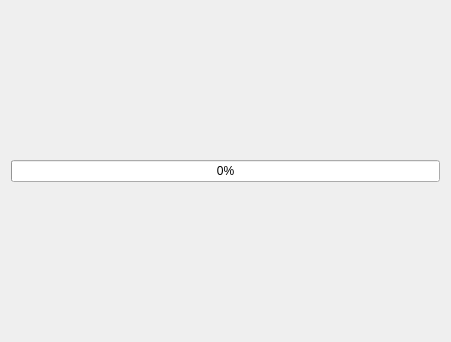
<?xml version="1.0" encoding="UTF-8"?>
<ui version="4.0">
 <class>MassDestribProgress</class>
 <widget class="QWizardPage" name="MassDestribProgress">
  <property name="geometry">
   <rect>
    <x>0</x>
    <y>0</y>
    <width>451</width>
    <height>342</height>
   </rect>
  </property>
  <property name="windowTitle">
   <string>WizardPage</string>
  </property>
  <layout class="QVBoxLayout" name="verticalLayout">
   <item>
    <widget class="QProgressBar" name="progressBar">
     <property name="value">
      <number>0</number>
     </property>
    </widget>
   </item>
  </layout>
 </widget>
 <resources/>
 <connections/>
</ui>
